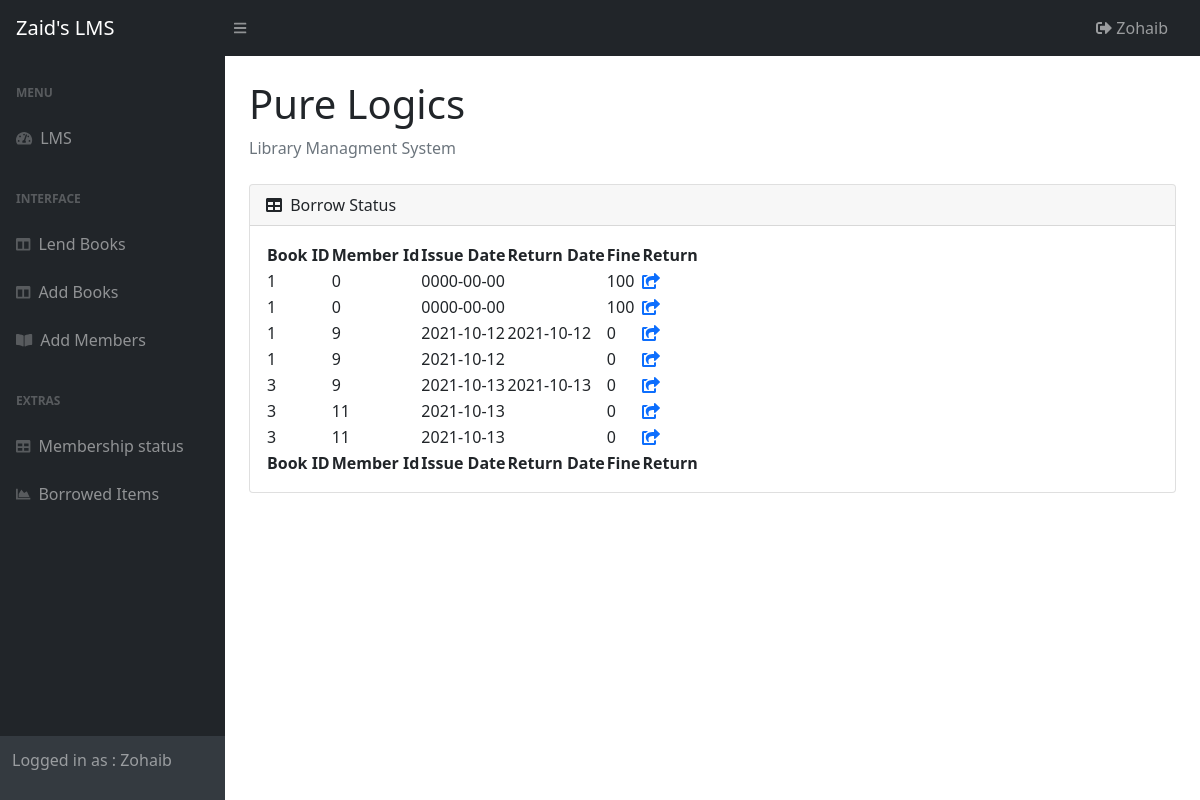
/borrowed_books.php (signed in), run on the app's committed database.
### tables this page shows
CREATE TABLE `borrow` (
  `borrow_id` int(11) NOT NULL,
  `book_id` int(11) NOT NULL,
  `member_id` int(11) NOT NULL,
  `issue_date` date NOT NULL,
  `return_date` date DEFAULT NULL,
  `fine` int(11) NOT NULL,
  `created_at` timestamp NOT NULL DEFAULT CURRENT_TIMESTAMP
);

### borrowed_books.php (the view, shortened to what this page needs)
<?php
include 'include/connection.php';
    if($_SESSION['lms']['member_type'] == 'Admin'){
        $sql = 'SELECT * FROM borrow ORDER BY created_at';
    }
    else {
        $sql = 'SELECT * FROM borrow where member_id = '.$_SESSION["lms"]["id"].' AND return_date = null ORDER BY created_at';
    }
        $result = mysqli_query($conn, $sql);
        $books = mysqli_fetch_all($result, MYSQL_ASSOC);
?><!DOCTYPE html>
<html lang="en">
    <head>
        <link href="https://cdn.jsdelivr.net/npm/simple-datatables@latest/dist/style.css" rel="stylesheet" />
        <link href="css/styles.css" rel="stylesheet" />
    </head>
    <body class="sb-nav-fixed">
        <?php include 'include/navigationbar.php'; ?>
        <div id="layoutSidenav">
                <?php include 'include/sidebar.php'; ?>
            </div>
            <div id="layoutSidenav_content">
                <main>
                    <div class="container-fluid px-4">
                        <h1 class="mt-4">Pure Logics</h1>
                        <ol class="breadcrumb mb-4">
                            <li class="breadcrumb-item active">Library Managment System</li>
                        </ol>
                        <div class="card mb-4">
                            <div class="card-header">
                                <i class="fas fa-table me-1"></i>
                                Borrow Status
                            </div>
                            <div class="card-body">
                                <table id="datatablesSimple">
                                    <thead>
                                        <tr>
                                            <th>Book ID</th>
                                            <th>Member Id</th>
                                            <th>Issue Date</th>
                                            <th>Return Date</th>
                                            <th>Fine</th>
                                            <th>Return</th>
                                        </tr>
                                    </thead>
                                    <tfoot>
                                        <tr>
                                            <th>Book ID</th>
                                            <th>Member Id</th>
                                            <th>Issue Date</th>
                                            <th>Return Date</th>
                                            <th>Fine</th>
                                            <th>Return</th>
                                        </tr>
                                    </tfoot>
                                    <tbody>
                                     <?php foreach ($books as $book){ ?>
                                        <tr>
                                            <td><?php echo($book['book_id']); ?></td>
                                            <td><?php echo($book['member_id']); ?></td>
                                            <td><?php echo($book['issue_date']); ?></td>
                                            <td><?php echo($book['return_date']); ?></td>
                                            <td><?php echo($book['fine']); ?></td>
                                            <td><a href="validation/return_book.php?id=<?php echo $book['borrow_id']?>"><span class='fa fa-share-square'></a></td>
                                        </tr>
                                        <?php }?>
                                    </tbody>
                                </table>
                            </div>
                        </div>
                    </div>
                </main>
            </div>
        </div>
    </body>
</html>

### include/navigationbar.php (shortened to what this page needs)
<nav class="sb-topnav navbar navbar-expand navbar-dark bg-dark">
            <a class="navbar-brand ps-3" href="index.php">Zaid's LMS</a>
            <button class="btn btn-link btn-sm order-1 order-lg-0 me-4 me-lg-0" id="sidebarToggle" href="#!"><i class="fas fa-bars"></i></button>
            <ul class="navbar-nav ms-auto ms-md-0 me-3 me-lg-4">
                <li class="nav-item dropdown">
                    <a class="nav-link "  href="include/logout.php" role="button" data-bs-toggle="dropdown" aria-expanded="false"><i class="fas fa-sign-out-alt"></i> <?php print_r($_SESSION['lms']['name']); ?></a>
                    </ul>
        </nav>

### include/sidebar.php
<div id="layoutSidenav_nav">
                <nav class="sb-sidenav accordion sb-sidenav-dark" id="sidenavAccordion">
                    <div class="sb-sidenav-menu">
                        <div class="nav">
                            <div class="sb-sidenav-menu-heading">Menu</div>
                            <a class="nav-link" href="index.php">
                                <div class="sb-nav-link-icon"><i class="fas fa-tachometer-alt"></i></div>
                                 LMS
                            </a>
                            <div class="sb-sidenav-menu-heading">Interface</div>
                            <a class="nav-link collapsed" href="lend_books.php" data-bs-toggle="collapse" data-bs-target="#collapseLayouts" aria-expanded="false" aria-controls="collapseLayouts">
                                <div class="sb-nav-link-icon"><i class="fas fa-columns"></i></div>
                                Lend Books
                            </a>
                            <?php echo $_SESSION['lms']['member_type'] == 'Admin' ? ' <a class="nav-link collapsed" href="books.php" data-bs-toggle="collapse" data-bs-target="#collapseLayouts" aria-expanded="false" aria-controls="collapseLayouts">
                                <div class="sb-nav-link-icon"><i class="fas fa-columns"></i></div>
                                Add Books
                            </a>
                            <a class="nav-link collapsed" href="members.php" data-bs-toggle="collapse" data-bs-target="#collapsePages" aria-expanded="false" aria-controls="collapsePages">
                                <div class="sb-nav-link-icon"><i class="fas fa-book-open"></i></div>
                                Add Members
                            </a>
                            <div class="sb-sidenav-menu-heading">Extras</div>
                            <a class="nav-link" href="member_status.php">
                                <div class="sb-nav-link-icon"><i class="fas fa-table"></i></div>
                                Membership status
                            </a>' : ''; ?>
                            <a class="nav-link" href="borrowed_books.php">
                                <div class="sb-nav-link-icon"><i class="fas fa-chart-area"></i></div>
                                Borrowed Items
                            </a>
                        </div>
                    </div>
                    <div class="sb-sidenav-footer">
                        <p> Logged in as : <?php print_r($_SESSION['lms']['name']); ?></p>
                    </div>
                </nav>

### data on the page
borrow: book "1", member "0", issue_date "0000-00-00", fine "100"
borrow: book "1", member "0", issue_date "0000-00-00", fine "100"
borrow: book "1", member "9", issue_date "2021-10-12", return_date "2021-10-12", fine "0"
borrow: book "1", member "9", issue_date "2021-10-12", fine "0"
borrow: book "3", member "9", issue_date "2021-10-13", return_date "2021-10-13", fine "0"
borrow: book "3", member "11", issue_date "2021-10-13", fine "0"
borrow: book "3", member "11", issue_date "2021-10-13", fine "0"
